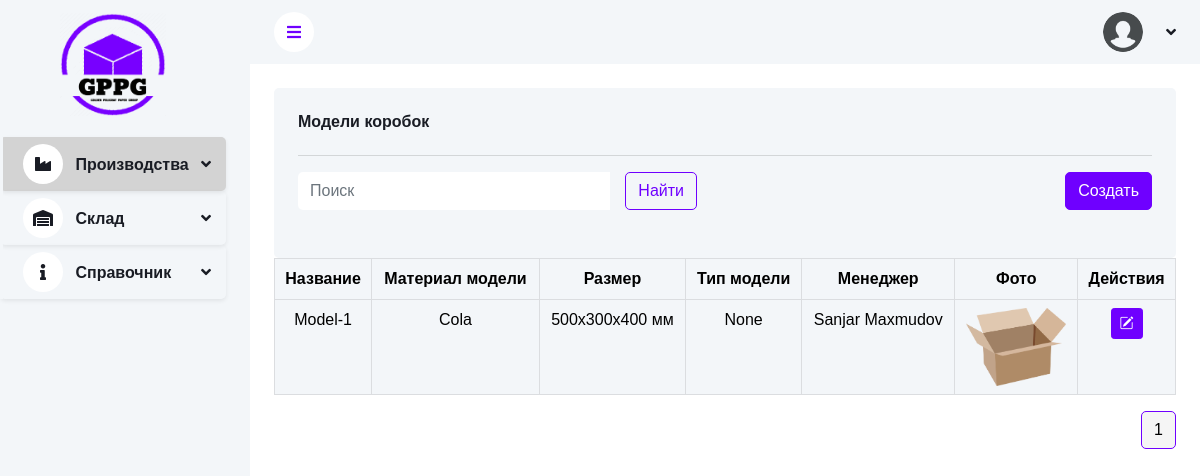
Before: /production/boxmodel/ with the older database file.
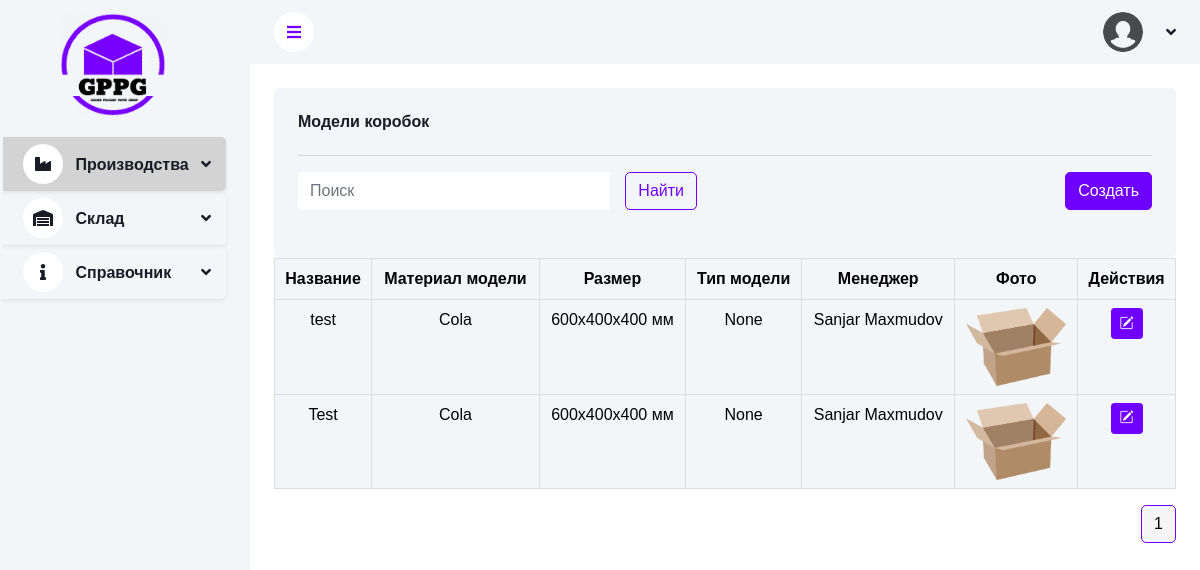
After: the same page with the newer database file.
### apps/production/models.py (models this page shows, shortened)
class BoxModel(BaseModel):
	CLOSURE_TYPE_CHOICES = (
		(1, "Склейка"),
		(2, "Клапаны"),
		(3, "Автозамок"),
		(4, "Скобы"),
		(5, "Ленты или бандероли"),
		(6, "Крючки или зажимы"),
		(7, "Вкладыш"),
		(8, "Магниты"),
	)
	ADDITIONAL_PROPERTIES_CHOICES = (
		(1, "Влагостойкость"),
		(2, "Устойчивость к воздействию"),
		(3, "Экологичность"),
		(4, "Теплоизоляция"),
		(5, "Антистатические свойства"),
	)
	LAYER_CHOICES = (
		(3, '3 слоя'),
		(5, '5 слоев'),
	)
	name = models.CharField(max_length=100, unique=True, verbose_name="Название")
	material = models.ForeignKey(Material, on_delete=models.CASCADE, related_name='box_models', verbose_name="Материал")
	additional_materials = models.ManyToManyField(Material, related_name='additional_box_models', blank=True,
												  verbose_name="Дополнительные материалы")
	photo = models.ImageField(
		upload_to='box_photos',
		default='box_photos/box_foto.png',
		validators=[FileExtensionValidator(allowed_extensions=['jpg', 'jpeg', 'png', 'heic'])],
		verbose_name="Изображение"
	)
	box_size = models.ForeignKey(BoxSize, on_delete=models.SET_NULL,
								 blank=True, null=True, related_name='box_models_with_size',
								 verbose_name="Размер коробки")
	box_type = models.ForeignKey(BoxType, on_delete=models.SET_NULL,
								 blank=True, null=True, related_name='box_models_with_type',
								 verbose_name="Тип коробки")
	closure_type = models.IntegerField(choices=CLOSURE_TYPE_CHOICES, verbose_name="Тип замыкания", blank=True,
									   null=True)
	additional_properties = models.IntegerField(choices=ADDITIONAL_PROPERTIES_CHOICES, blank=True, null=True,
												verbose_name="Дополнительные свойства")
	max_load = models.CharField(max_length=50, blank=True, null=True, verbose_name="Максимальная нагрузка")
	color = models.CharField(max_length=50, blank=True, null=True, verbose_name="Цвет")
	comment = models.TextField(blank=True, null=True, verbose_name="Комментарий")
	grams_per_box = models.DecimalField(max_digits=10, decimal_places=2, blank=True, null=True,
										verbose_name="Грамм на одну коробку")
	format = models.IntegerField(choices=FORMAT_CHOICES, verbose_name="Формат", null=True, blank=True, default=90)
	layers = models.IntegerField(choices=LAYER_CHOICES, default=3, verbose_name="Количество слоев")
	class Meta:
		ordering = ['-created_time']
		verbose_name = "Модель коробки"
		verbose_name_plural = "Модели коробок"

### apps/info/models.py (models this page shows, shortened)
class Material(BaseModel):
	UNIT_CHOICES = (
		('sht', 'шт'),
		('sm', 'см'),
		('mm', 'мм'),
		('kg', 'кг'),
		('litr', 'л'),
	)
	TYPE_MATERIAL_CHOICES = (
		('material', 'Материал'),
		('ready_material', 'Готовый продукт	')
	)
	code = models.CharField(max_length=100, unique=True, null=True, blank=True, verbose_name="Код")
	name = models.CharField(max_length=100, unique=True, verbose_name="Название")
	material_group = models.ForeignKey('MaterialGroup', on_delete=models.CASCADE, verbose_name="Группа материала")
	special_group = models.ForeignKey('MaterialSpecialGroup', on_delete=models.CASCADE, null=True, blank=True,
									  verbose_name="Специальная группа")
	brand = models.ForeignKey('Brand', on_delete=models.SET_NULL, null=True, blank=True, verbose_name="Бренд")
	material_type = models.ForeignKey(MaterialType, on_delete=models.CASCADE, default=5, max_length=100,
									  null=True, blank=True,
									  verbose_name="Тип материала")
	material_thickness = models.FloatField(verbose_name="Плотность(Г/м2)", null=True, blank=True)
	unit_of_measurement = models.CharField(max_length=10, choices=UNIT_CHOICES, default=None,
										   verbose_name="Единица измерения")
	type_material = models.CharField(max_length=20, choices=TYPE_MATERIAL_CHOICES, default="material", null=True,
									 blank=True)
	norm = models.DecimalField(
		max_digits=10,
		decimal_places=3,
		null=True,
		blank=True,
		verbose_name="Норма для 1 м2",
		validators=[MinValueValidator(0)]
	)
	photo = models.ImageField(
		upload_to='box_photos',
		default='box_photos/no-image.png',
		validators=[FileExtensionValidator(allowed_extensions=['jpg', 'jpeg', 'png', 'heic'])],
		verbose_name="Изображение"
	)
	def __str__(self):
		return self.name
	class Meta:
		verbose_name = "Материал"
		verbose_name_plural = "Материалы"

class BoxSize(BaseModel):
	name = models.CharField(max_length=100, null=True, blank=True, verbose_name="Название")
	width = models.PositiveIntegerField(verbose_name="Ширина")
	height = models.PositiveIntegerField(verbose_name="Высота")
	length = models.PositiveIntegerField(verbose_name="Длина")
	def __str__(self):
		return f"{self.length}x{self.width}x{self.height} мм"
	class Meta:
		verbose_name = "Размер коробки"
		verbose_name_plural = "Размеры коробок"

### apps/users/models.py (models this page shows)
class CustomUser(AbstractUser, PermissionsMixin):
    is_director = models.BooleanField(default=False)
    photo = models.ImageField(upload_to='employee_photos', default='default-profile__picture.jpg')
    groups = models.ManyToManyField(Group, related_name='custom_user_groups', blank=True, verbose_name='groups')
    user_permissions = models.ManyToManyField(Permission, related_name='custom_user_permissions', blank=True,
                                              verbose_name='user permissions')
    def get_full_name(self):
        return f"{self.first_name} {self.last_name}"
    def __str__(self):
        return self.get_full_name()

### apps/production/views.py (the view)
# urls.py: path('boxmodel/', BoxModelListCreate.as_view(), name='box-model-list'),
class BoxModelListCreate(BaseListCreateView):
	model = BoxModel
	form_class = BoxModelForm
	template_name = "production/box_model_list.html"
	redirect_url = "production:box-model-list"

### apps/shared/views.py (called while the page is built)
	@staticmethod
	def apply_pagination_and_search(queryset, request):
		search_query = request.GET.get('search')
		if search_query:
			search_query = search_query.strip()
			queryset = queryset.filter(Q(name__icontains=search_query))
		page_size = request.GET.get("page_size", 12)
		paginator = Paginator(queryset, page_size)
		page_num = request.GET.get("page", 1)
		page_obj = paginator.get_page(page_num)
		return page_obj

	def get_cache_key(self):
		return f'{self.model.__name__.lower()}_list_data'

	def get_queryset(self):
		cache_key = self.get_cache_key()
		cached_data = cache.get(cache_key)
		if cached_data is None:
			queryset = self.model.objects.all().order_by('-created_time')
			cached_data = list(queryset)  # Преобразуем queryset в список
			cache.set(cache_key, cached_data, timeout=self.cache_timeout)
			print(f"Data fetched from database and cached with key: {cache_key}")
		else:
			print(f"Data fetched from cache with key: {cache_key}")
		return cached_data

	def get_form(self):
		return self.form_class

	def get_template_name(self):
		return self.template_name

### templates/production/box_model_list.html (shortened to what this page needs)
{% extends 'base.html' %}
{% load static %}
{% block content %}
    <div class="container-fluid pt-4 px-4">
        <div class="row g-4">
            <div class="col-sm-12">
                <div class="bg-light rounded p-4">
                    <h6 class="mb-4">Модели коробок</h6>
                    <hr>
                    <div class="row mb-2">
                        <div class="col-md-6">
                            {% include 'base/search_form.html' %}
                        </div>
                        <div class="col-md-6 text-end">
                            <button type="button" class="btn btn-primary" id="openCreateModalBtn"
                                    data-bs-toggle="modal" data-bs-target="#myModalCreate"
                                    data-action-url="{% url 'production:box-model-list' %}">Создать
                            </button>
                        </div>
                    </div>
                </div>
                <div class="table-responsive">
                    <table class="table table-hover table-light table-bordered text-center">
                        <thead>
                        <tr>
                            <th scope="col">Название</th>
                            <th scope="col">Материал модели</th>
                            <th scope="col">Размер</th>
                            <th scope="col">Тип модели</th>
                            <th scope="col">Менеджер</th>
                            <th scope="col">Фото</th>
                            <th scope="col">Действия</th>
                        </tr>
                        </thead>
                        <tbody>
                        {% for box_model in items %}
                            <tr>
                                <td>{{ box_model.name }}</td>
                                <td>{{ box_model.material }}</td>
                                <td>{{ box_model.box_size }}</td>
                                <td>{{ box_model.box_type }}</td>
                                <td>{{ box_model.created_by }}</td>
                                <td><img src="{{ box_model.photo.url }}" alt="Box Photo"
                                         style="max-width: 100px;" class="img-fluid"></td>
                                <td>
                                    <a href="{% url 'production:box-model-edit' pk=box_model.pk %}" type="button"
                                       class="btn btn-primary btn-sm">
                                        <i class="bi bi-pencil-square"></i>
                                    </a>
                                </td>
                            </tr>
                        {% endfor %}
                        </tbody>
                    </table>
                </div>
                {% include 'base/pagination.html' with items=items %}
            </div>
        </div>
    </div>
{% endblock %}

Changed rows visible on the page:
removed BoxModel: name "Model-1", material "Cola", box_size "500x300x400 мм", box_type "None", created_by "Sanjar Maxmudov", photo (picture)
added BoxModel: name "test", material "Cola", box_size "600x400x400 мм", box_type "None", created_by "Sanjar Maxmudov", photo (picture)
added BoxModel: name "Test", material "Cola", box_size "600x400x400 мм", box_type "None", created_by "Sanjar Maxmudov", photo (picture)
